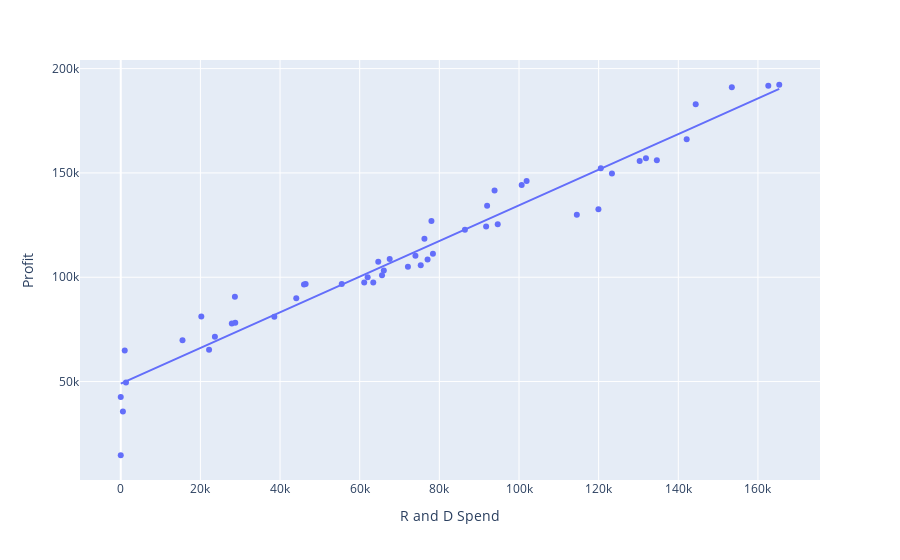

The cell this chart's notebook holds for it:
### Markdown cell above
Plot Based on R&D Spend with Profit

### Code cell
plot = py.scatter(df, x="RandD_Spend", y="Profit", trendline='ols', labels={'RandD_Spend': 'R and D Spend'})
plot.show()
